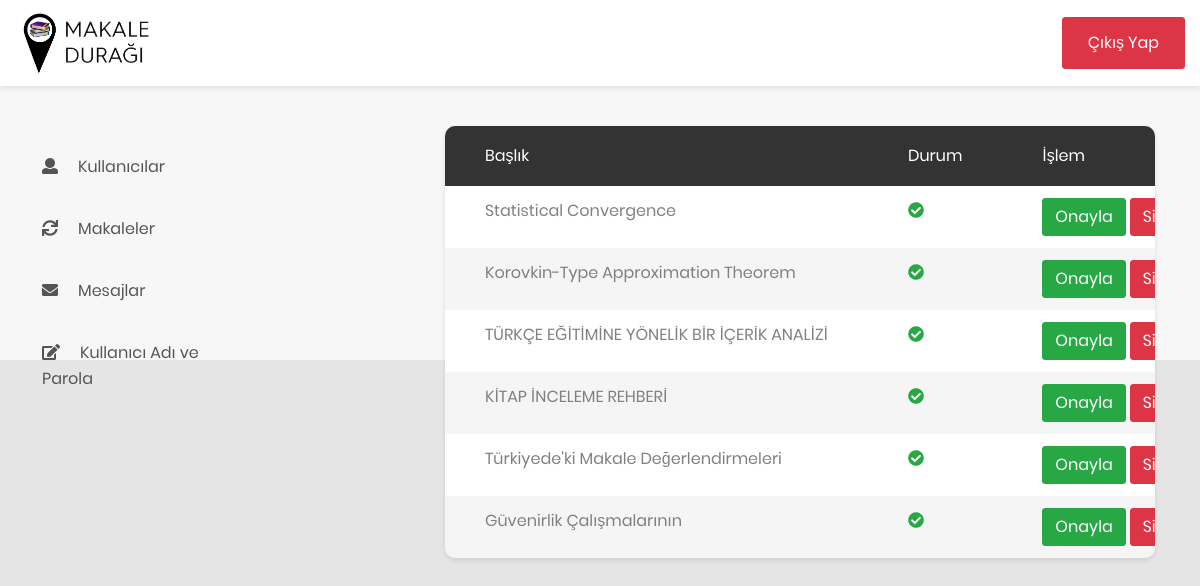
The app's page /admin-panel/site-admin/articles.php (signed in) with its own data.
### tables this page shows
CREATE TABLE `articles` (
  `article_id` int(11) NOT NULL,
  `article_title` varchar(255) NOT NULL,
  `article_photo` varchar(255) NOT NULL,
  `article_file` varchar(255) NOT NULL,
  `article_download` int(11) NOT NULL,
  `article_writing` varchar(255) NOT NULL,
  `article_add_time` timestamp NOT NULL DEFAULT current_timestamp(),
  `article_description` text NOT NULL,
  `article_information` text NOT NULL,
  `article_category_id` int(11) NOT NULL,
  `article_user_id` int(11) NOT NULL,
  `article_status` int(11) DEFAULT 0,
  `article_price` varchar(255) NOT NULL
);

### admin-panel/site-admin/articles.php (the view, shortened to what this page needs)
<?php   include 'header.php'; ?>
<?php   include 'sidebar.php';
    if (!$_SESSION['site_admin_username']) {
        echo "<script type='text/javascript'>alert('Erişim izni için lütfen giriş yapınız!');</script>";
        header("Refresh: 0.1; url=login.php");
        exit();
    }
    else {
        $user_que=$db->prepare("SELECT * FROM articles");
        $user_que->execute();
        $user_check = $user_que->fetchALL(PDO::FETCH_ASSOC);
    }
?>
<div class="main-content" style="margin-top: -350px;margin-left: 400px;">
    <div class="section__content section__content--p30">
        <div class="container-fluid">
            <div class="row">
                <div class="col-lg-12">
                    <div class="table-responsive table--no-card m-b-30">
                        <table class="table table-borderless table-striped table-earning">
                            <thead>
                                <tr>
                                    <th>Başlık</th>
                                    <th>Durum</th>
                                    <th>İşlem</th>
                                </tr>
                            </thead>
                            <tbody>
                                <?php foreach ($user_check as $row) { ?>
                                    <tr>
                                        <td><?php echo $row["article_title"] ?></td>
                                        <td><?php
                                                if ($row["article_status"]==1) {
                                                    echo "<span class='fa fa-check-circle text-success'> </span>";
                                                }
                                                else {
                                                    echo "<span class='fa fa-times-circle text-danger'> </span>";
                                                }
                                            ?>
                                        </td>
                                        <td>
                                            <a href="../operations.php?articleonay_id=<?php echo $row["article_id"]; ?>">
                                                <button type="button" name="article_confirmation" class="btn btn-success">Onayla</button>
                                            </a>
                                            <a href="../operations.php?articlesil_id=<?php echo $row["article_id"]; ?>">
                                                <button type="button" class="btn btn-danger">Sil</button>
                                            </a>
                                        </td>
                                    </tr>
                                <?php } ?>
                            </tbody>
                        </table>
                    </div>
                </div>
            </div>
        </div>
    </div>
</div>
<?php   include 'footer.php'; ?>

### records on screen
articles: article_title "Statistical Convergence", article_status 1 (drawn)
articles: article_title "Korovkin-Type Approximation Theorem", article_status 1 (drawn)
articles: article_title "TÜRKÇE EĞİTİMİNE YÖNELİK BİR İÇERİK ANALİZİ", article_status 1 (drawn)
articles: article_title "KİTAP İNCELEME REHBERİ", article_status 1 (drawn)
articles: article_title "Türkiyede'ki Makale Değerlendirmeleri", article_status 1 (drawn)
articles: article_title "Güvenirlik Çalışmalarının", article_status 1 (drawn)
